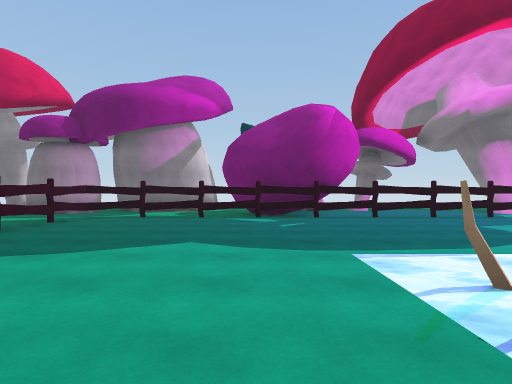
View 1 (above)

24 first-person views from a walk through a scene from a Unity 3-D project. The camera is 1.3 m above the floor, looks level and sees 75° across. The floor is counted in squares, 2 m on a side. Each view is taken from the middle of a square. On the plan, view 1 faces up. The plan holds only what a view shows up to about 10 squares ahead; the rest is blank. The place goes on beyond the plan. The player is left out. Some animated figures are left out. Surface patterns are stand-ins for the level's own textures.

View 2
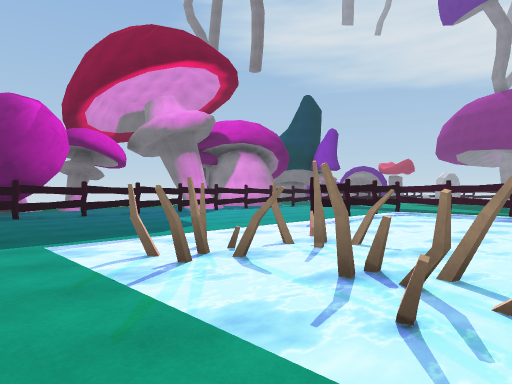

View 3
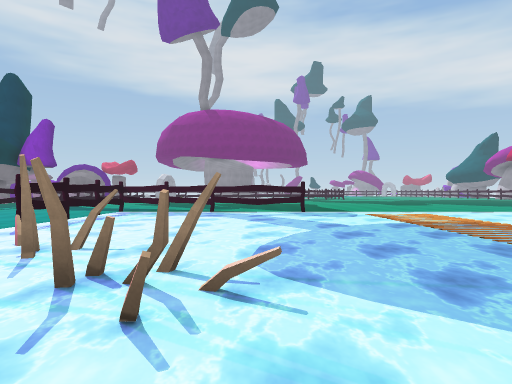

View 4
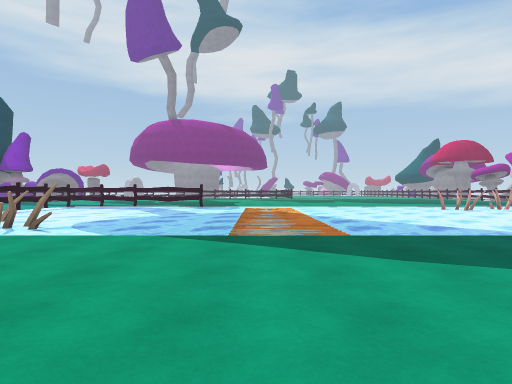

View 5
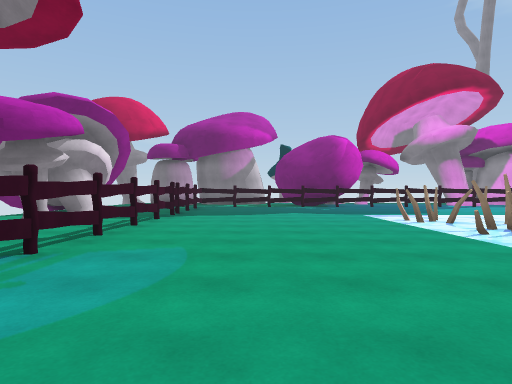

View 6
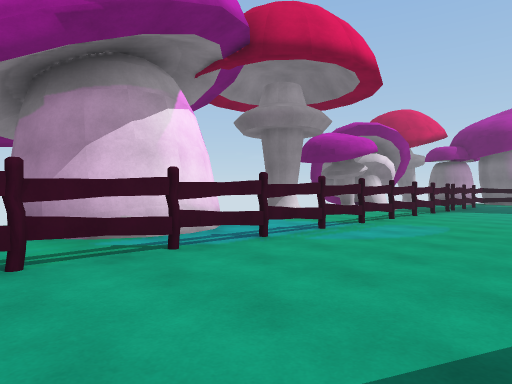

View 7
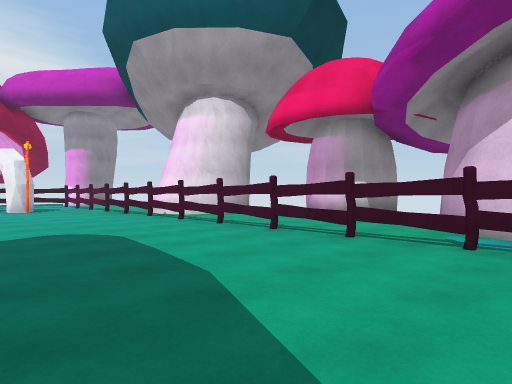

View 8
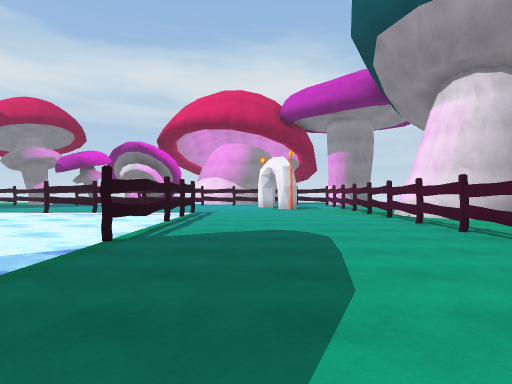

View 9
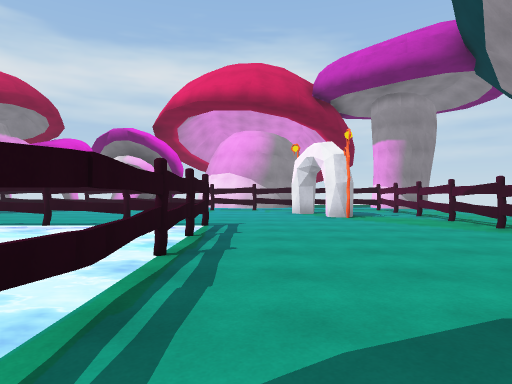

View 10
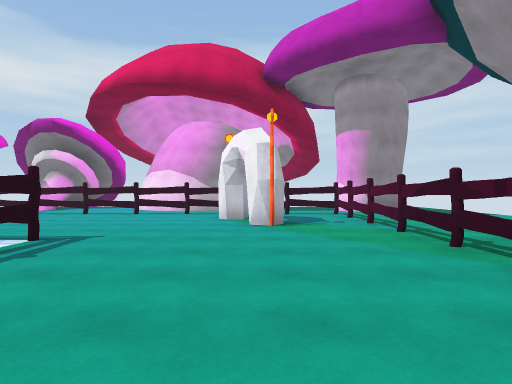

View 11
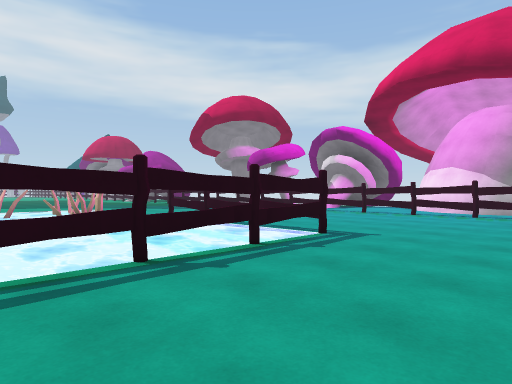

View 12
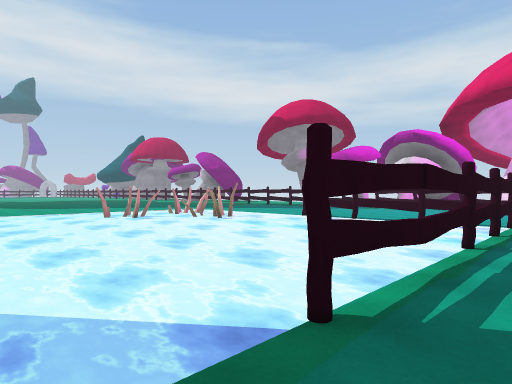

View 13
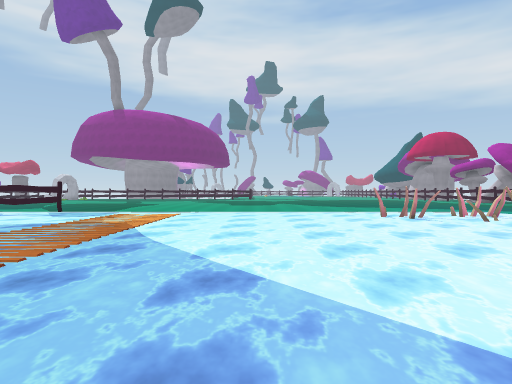

View 14
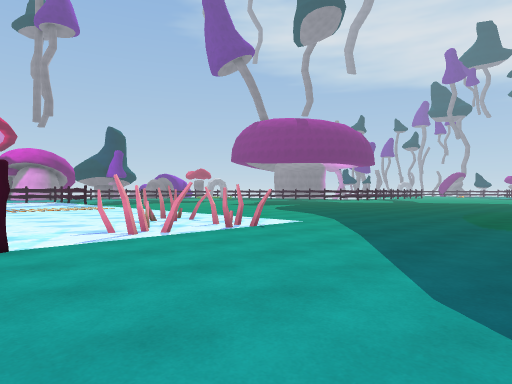

View 15
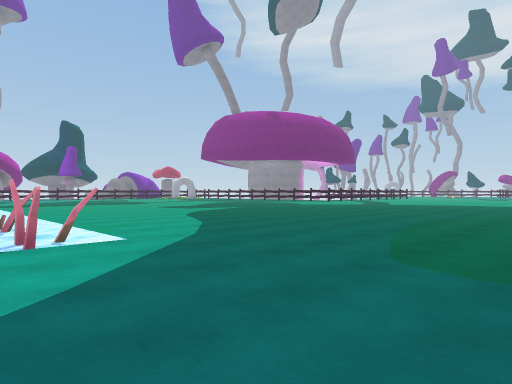

View 16
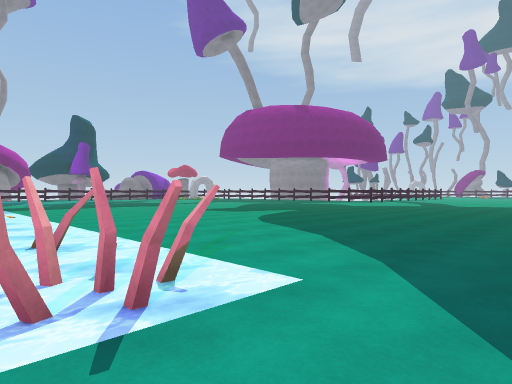

View 17
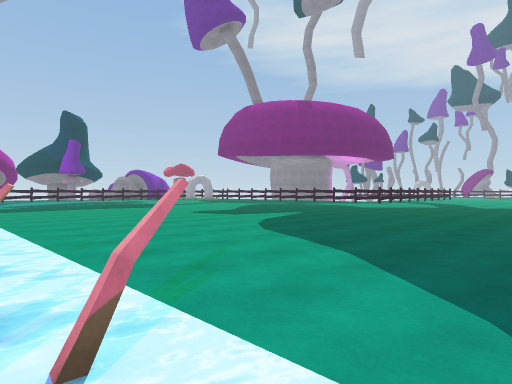

View 18
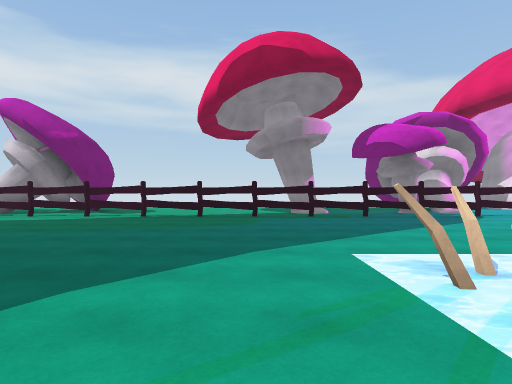

View 19
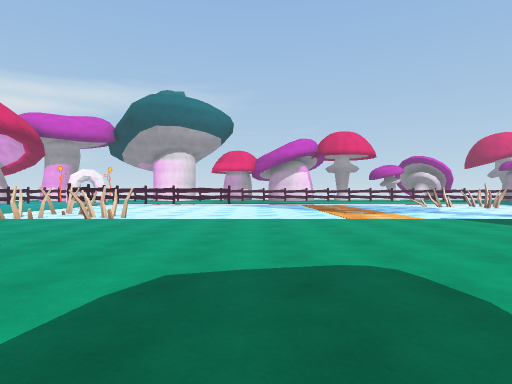

View 20
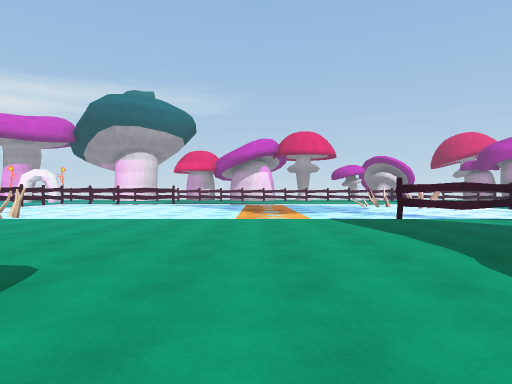

View 21
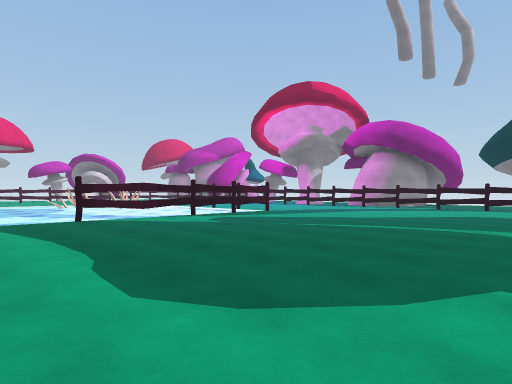

View 22
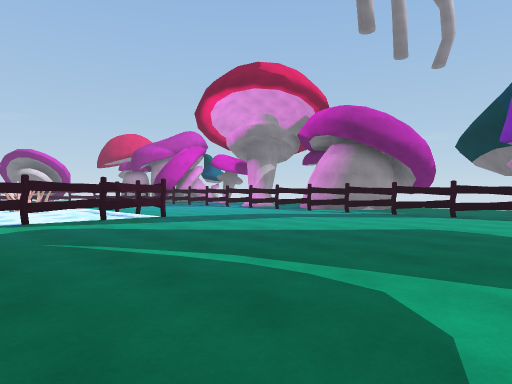

View 23
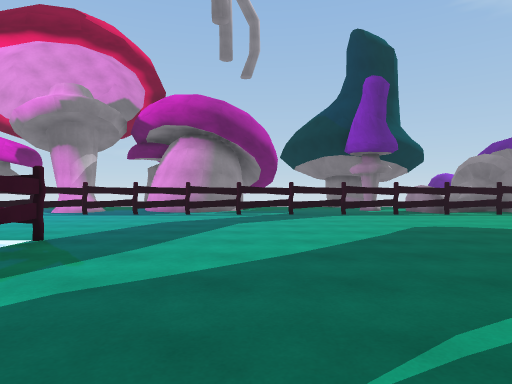

View 24
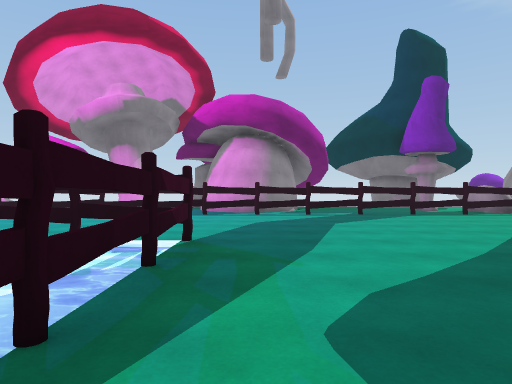

### Floor plan
Key: @ floor where view 1 was taken; # wall or solid block; . floor; = window, fence, low wall or low ledge; ≈ water the walk keeps out of; P plant; R rock; O other object.
Columns run from 6 left of view 1 to 19 right of it. Each row starts with its distance up from view 1.
  9  #########################
  8  #........... ............
  7  #........... ............
  6  #........................
  5  #........................
  4  #.......................
  3  #.....≈≈O≈≈≈#=≈##........
  2  #.....≈OOO≈≈≈≈≈≈#........
  1  #.....≈≈≈≈O≈≈≈≈≈=........
  0  #....@≈OO≈≈≈≈≈≈≈#........
 -1  #.....≈≈≈≈≈≈≈≈≈≈=........
 -2  #.....≈≈≈≈≈≈≈≈≈≈#........
 -3  #.....≈≈≈≈≈≈≈≈≈≈≈........
 -4  #.....≈≈≈≈≈≈≈≈≈≈≈........
 -5 ##......≈≈≈≈≈≈ ≈ ≈........
 -6 #=.....≈≈≈≈≈≈≈ ≈ ≈........
 -7 ##.....≈≈≈≈≈≈≈≈≈≈≈.......
 -8 ##.....≈≈≈≈≈≈≈≈≈≈≈.......
 -9  #.....≈≈≈≈≈≈≈≈≈≈≈........
-10  #.....≈≈≈≈≈≈≈≈≈≈≈.......
-11  #.....≈≈≈≈≈≈≈≈≈≈≈.......
-12  #.....≈≈≈≈≈≈≈≈≈≈≈........
-13  #.....#≈≈≈≈≈≈≈OO≈........
-14 #=.....≈≈≈≈≈≈≈≈OO≈........
-15 ##.....#≈≈≈≈≈OO≈O≈........
-16  #.....#=≈#≈≈≈O≈OO........
-17  #........................
-18  #..P.....................
-19  #..R.....................
-20  #..RR....................
-21  #.. O...................
-22  #########################

Positions as (right, up) in squares from view 1, and headings:
1: (0, 0), facing up
2: (0, -1), facing up-right
3: (0, -1), facing right
4: (-4, -5), facing right
5: (-2, -6), facing up
6: (-1, -9), facing up-left
7: (0, -6), facing down-left
8: (-1, -6), facing down
9: (0, -10), facing down
10: (-2, -12), facing down
11: (-2, -12), facing down-right
12: (0, -9), facing down-right
13: (0, -9), facing right
14: (5, -21), facing up-right
15: (9, -21), facing up-right
16: (9, -18), facing up-right
17: (10, -17), facing up-right
18: (12, -13), facing down
19: (19, -9), facing left
20: (19, -6), facing left
21: (19, -5), facing up-left
22: (19, -1), facing up-left
23: (14, -1), facing up
24: (12, -1), facing up
